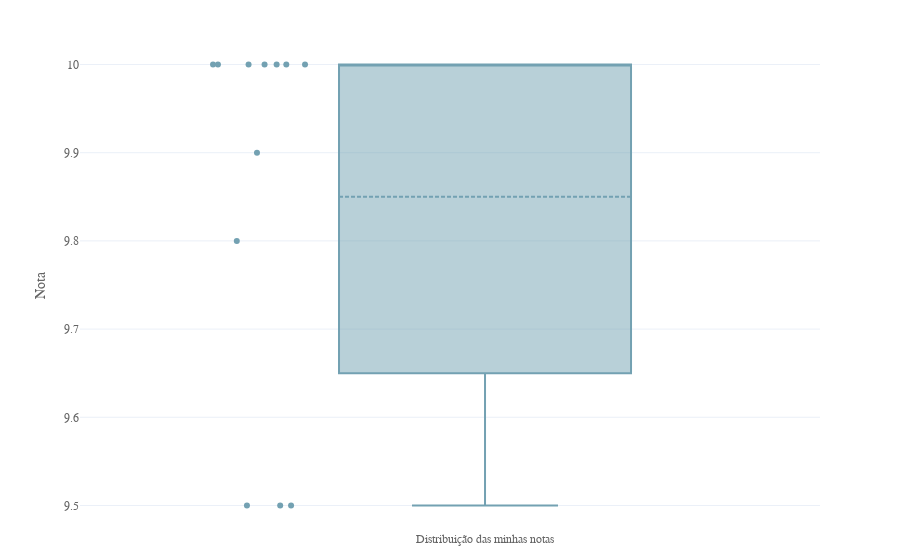

The code cell stored with this chart in its notebook:
### Markdown cell above
Como temos poucos dados, o histograma não mostra-se uma representação tão valiosa e informativa. Isto posto, para verificar a distribuiçõ das notas usaremos apenas um boxplot.

### Code cell
fig_ufpe_grades_dist = go.Figure()
fig_ufpe_grades_dist.add_trace(go.Box(y=df_ufpe['Resultado'], x0='Distribuição das minhas notas', boxmean=True,
                                      boxpoints='all', jitter=1, marker_color=BLUE))
# fig_ufpe_grades_dist.update_layout({'title': 'Distribuição das notas na pós-graduação', 'yaxis_title': 'Nota'})
fig_ufpe_grades_dist.update_layout({'yaxis_title': 'Nota', 'height': 450,'margin_t': 40, 'margin_b': 30})
fig_ufpe_grades_dist.write_html('../assets/graphs/ufpe_grades_dist.html')
fig_ufpe_grades_dist.show()

### Figure 1 — Plotly figure (JSON) as saved in the notebook; plotly's stock layout.template omitted (floating-point values rounded to 4 significant figures)
{"data": [{"boxmean": true, "boxpoints": "all", "jitter": 1, "marker": {"color": "#73A1B2"}, "type": "box", "x0": "Distribuição das minhas notas", "y": [9.5, 10, 10, 10, 9.8, 9.5, 9.5, 10, 10, 10, 9.9, 10]}], "layout": {"margin": {"b": 30, "t": 40}, "yaxis": {"title": {"text": "Nota"}}}}
